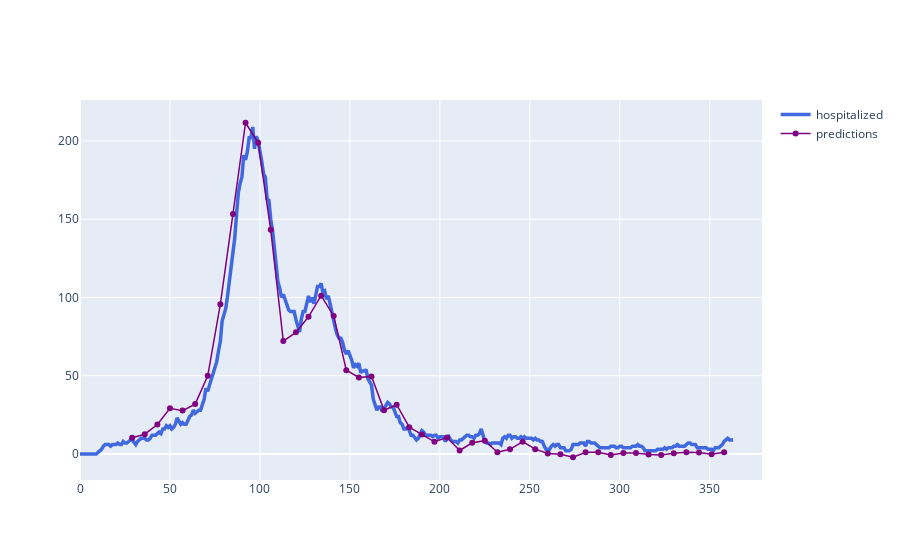

This figure's notebook cell:
### Code cell
df, predictions = simluate_and_predict(known_vars_model)
make_plot(predictions, df)

### Figure 1 — Plotly figure (JSON) as saved in the notebook; plotly's stock layout.template omitted (floating-point values rounded to 4 significant figures; data arrays with more than 128 entries replaced by an {"elided": "..."} marker saying what was removed)
{"data": [{"line": {"color": "rgb(0.25, 0.41, 0.88)", "width": 3.5}, "name": "hospitalized", "type": "scatter", "x": {"elided": "364 int values"}, "y": {"elided": "364 int values"}}, {"line": {"color": "purple", "width": 1.5}, "mode": "lines+markers", "name": "predictions", "type": "scatter", "x": [29, 36, 43, 50, 57, 64, 71, 78, 85, 92, 99, 106, 113, 120, 127, 134, 141, 148, 155, 162, 169, 176, 183, 190, 197, 204, 211, 218, 225, 232, 239, 246, 253, 260, 267, 274, 281, 288, 295, 302, 309, 316, 323, 330, 337, 344, 351, 358], "y": [10.42, 12.64, 18.81, 29.24, 27.71, 31.86, 49.97, 95.75, 153.4, 211.7, 198.9, 143.2, 72.17, 77.73, 87.65, 101.2, 88.22, 53.51, 48.93, 49.58, 27.93, 31.47, 17.12, 12.41, 7.779, 10.51, 2.234, 7.138, 8.512, 1.129, 2.993, 7.856, 3.078, 0.2566, -0.2422, -2.091, 1.046, 1.046, -0.697, 0.6984, 0.6984, -0.2638, -0.5898, 0.4653, 1.135, 0.92, -0.2181, 1.135]}], "layout": {}}
